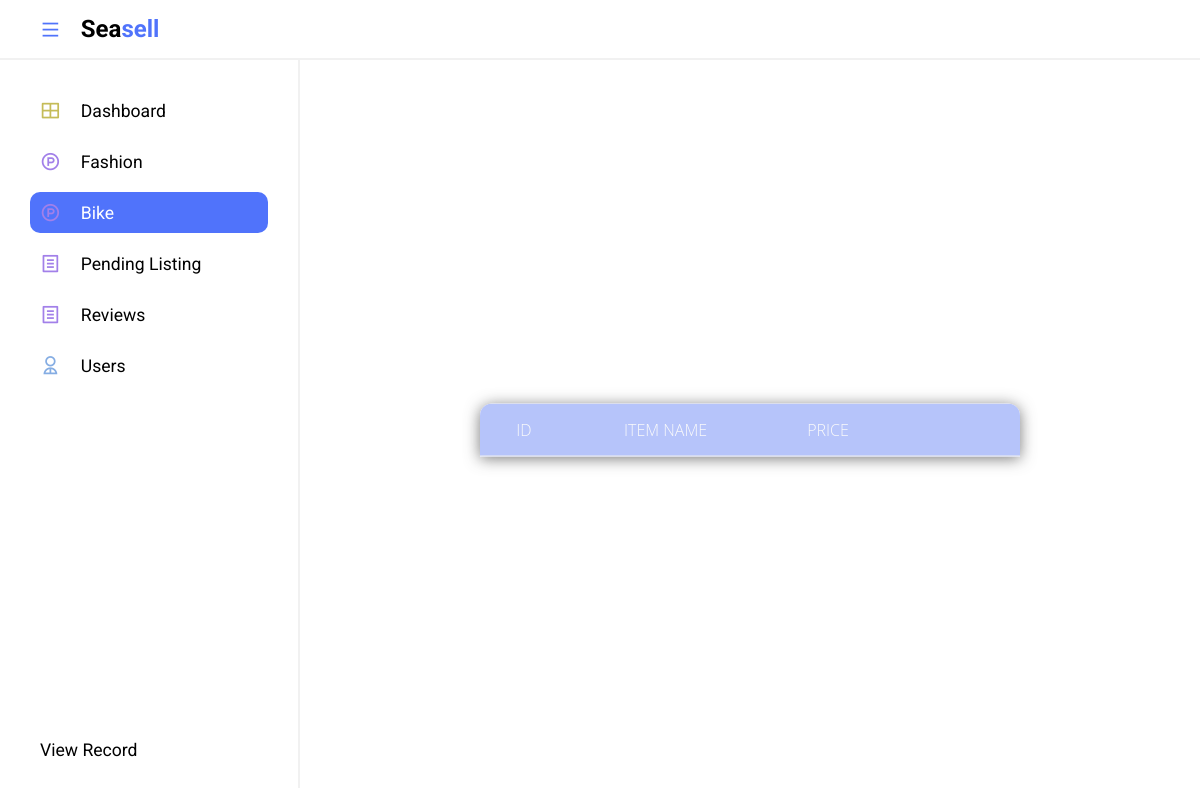
Before: /FrontEnd/admin/bike/productbike.php with the older database file.
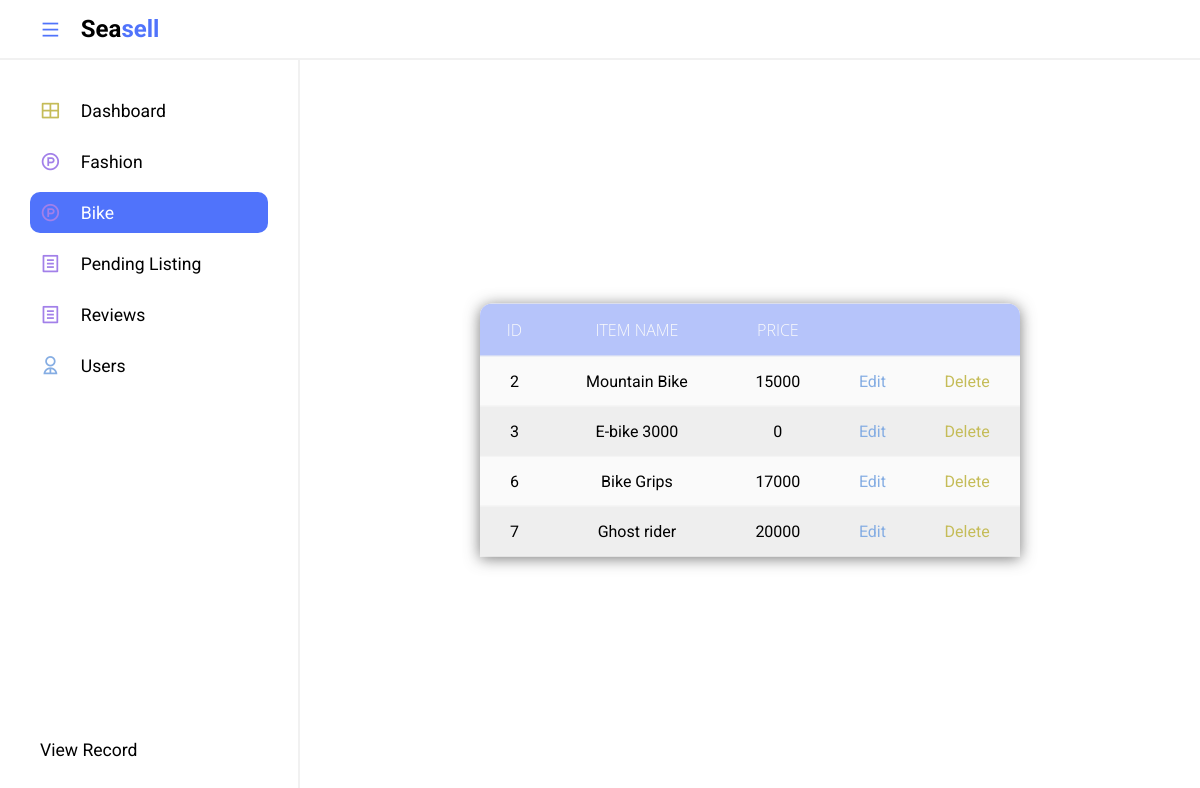
After: the same page with the newer database file.
### tables this page shows
CREATE TABLE `bike_product` (
  `PRODUCT_NO` int(11) NOT NULL,
  `PRODUCT_NAME` varchar(200) NOT NULL,
  `PRODUCT_PRICE` int(200) NOT NULL,
  `PRODUCT_CONDITION` varchar(200) NOT NULL,
  `PRODUCT_DESCRIPTION` longtext NOT NULL,
  `PRODUCT_TYPE` varchar(200) NOT NULL,
  `PRODUCT_QTY` varchar(200) NOT NULL,
  `PRODUCT_DEALMETHOD` varchar(200) NOT NULL,
  `MEET_UP` varchar(200) NOT NULL,
  `MAILING` varchar(200) NOT NULL,
  `PICTURE_ID` varchar(200) NOT NULL,
  `SELLER_ID` varchar(200) NOT NULL,
  `PROD_ID` varchar(200) NOT NULL,
  `STATUS` varchar(200) NOT NULL,
  `DATE` varchar(200) NOT NULL
);

### FrontEnd/admin/bike/productbike.php (the view, shortened to what this page needs)
<!DOCTYPE html>
<html lang="en">
<head>
    <link rel="stylesheet" href="../adminpanel.css">
    <link href="https://cdn.jsdelivr.net/npm/remixicon@2.5.0/fonts/remixicon.css" rel="stylesheet">
</head>
<body>
    <section class="header">
        <div class="logo">
            <i class="ri-menu-line icon icon-0 menu"></i>
            <h2>Sea<span>sell</span></h2>
        </div>
    </section>
    <section class="main">
        <div class="sidebar">
            <ul class="sidebar--items">
                <li>
                    <a href="../index.php">
                        <span class="icon icon-1"><i class="ri-layout-grid-line"></i></span>
                        <span class="sidebar--item">Dashboard</span>
                    </a>
                </li>
                <li>
                    <a href="../fashion/fashionproduct.php" id="active">
                        <span class="icon icon-2"><i class="ri-product-hunt-line"></i></span>
                        <span class="sidebar--item">Fashion</span>
                    </a>
                </li>
                <li>
                    <a href="../bike/productbike.php" id="active--link">
                        <span class="icon icon-2"><i class="ri-product-hunt-line"></i></span>
                        <span class="sidebar--item">Bike</span>
                    </a>
                </li>
                <li>
                    <a href="../listing/listed.php">
                        <span class="icon icon-2"><i class="ri-file-list-line"></i></span>
                        <span class="sidebar--item">Pending Listing</span>
                    </a>
                </li>
                <li>
                    <a href="../review/review.php">
                        <span class="icon icon-2"><i class="ri-file-list-line"></i></span>
                        <span class="sidebar--item">Reviews</span>
                    </a>
                </li>
                <li>
                    <a href="../user/adminusers.php">
                        <span class="icon icon-3"><i class="ri-user-2-line"></i></span>
                        <span class="sidebar--item" style="white-space: nowrap;">Users</span>
                    </a>
                </li>
            </ul>
            <ul class="sidebar--bottom-items">
                <li>
                    <a href="bikerecord.php">
                        <span class="sidebar--item">View Record</span>
                    </a>
                </li>
            </ul>
        </div>
        <div class="main--content">
            <div class="filter">
 </div>
 <table >
 <thead>
 <tr>
 <th>ID</th>
 <th>Item name</th>
 <th>Price</th>
 <th></th>
 <th></th>
 </tr>
</thead>
<tbody>
   <?php
    include"../../includes/functions/connection.php";
    $sql = "SELECT * FROM bike_product WHERE STATUS = 'LISTED'";
    $result = $conn->query($sql);
    while($row = $result->fetch_assoc()){
        echo "
        <tr>
        <td>$row[PRODUCT_NO]</td>
        <td>$row[PRODUCT_NAME]</td>
        <td>$row[PRODUCT_PRICE]</td>
        <td>
            <a class='icon-3' href='bikeedit.php?id=$row[PRODUCT_NO]'>Edit</a>
        </td>
        <td>
            <a class='icon-1' href='bikedelete.php?id=$row[PRODUCT_NO]'>Delete</a>
        </td>
        </tr>
        ";
    }
    ?>
</tbody>
 </table>
        </div>
    </section>
</body>
</html>

Changed rows visible on the page:
now on this page (row edited): bike_product: PRODUCT_NO "2", PRODUCT_NAME "Mountain Bike", PRODUCT_PRICE "15000"
now on this page (row edited): bike_product: PRODUCT_NO "3", PRODUCT_NAME "E-bike 3000", PRODUCT_PRICE "0"
now on this page (row edited): bike_product: PRODUCT_NO "6", PRODUCT_NAME "Bike Grips", PRODUCT_PRICE "17000"
added bike_product: PRODUCT_NO "7", PRODUCT_NAME "Ghost rider", PRODUCT_PRICE "20000"
